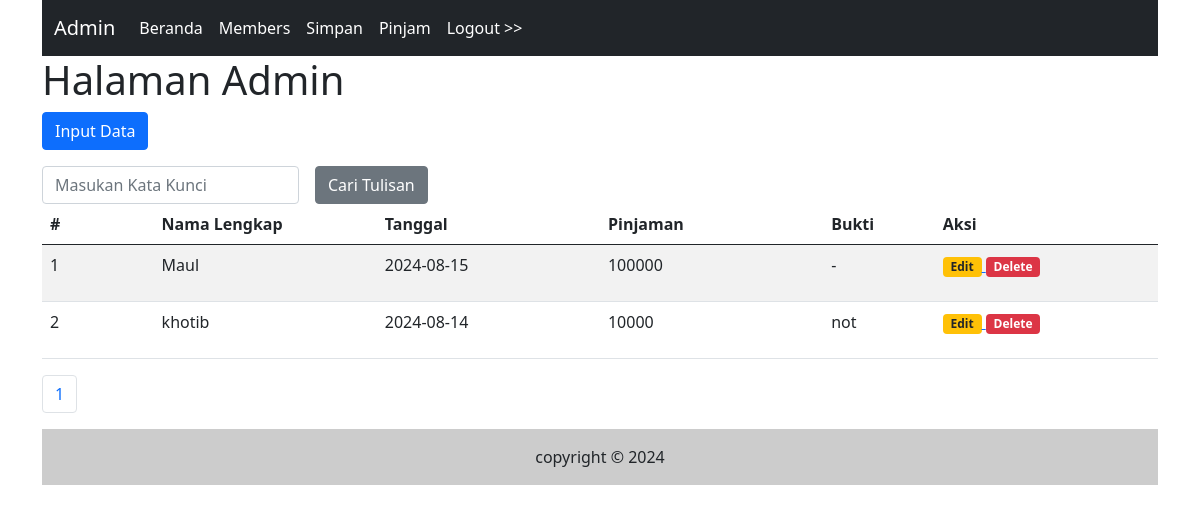
Page /Admin/pinjam.php (signed in) on the committed database.
### tables this page shows
CREATE TABLE `pinjam` (
  `id` int(11) NOT NULL,
  `nama_lengkap` varchar(225) NOT NULL,
  `Tanggal` date NOT NULL,
  `Pinjaman` int(11) NOT NULL,
  `Bukti` text NOT NULL
);

### Admin/pinjam.php (the view, shortened to what this page needs)
<?php include ("inc_header.php")?>
      <?php
      $katakunci = (isset($_GET['katakunci'])) ? $_GET['katakunci'] : "";
      ?>
        <h1>Halaman Admin</h1>
        <p>
            <a href="halaman_input_pinjam.php">
                <input type="button" class="btn btn-primary" value="Input Data"/>
            </a>
        </p>
        <form class="row g-3" method="get">
            <div class="col-auto">
                <input type="text" class="form-control" placeholder="Masukan Kata Kunci" name="katakunci" value="<?php echo $katakunci?>"/>
            </div>
            <div class="col-auto">
              <input type="submit" name="cari" value="Cari Tulisan" class="btn btn-secondary"/>
            </div>
        </form>
        <table class="table table-striped">
          <thead>
            <tr>
              <th class="col-1">#</th>
              <th class="col-2">Nama Lengkap</th>
              <th class="col-2">Tanggal</th>
              <th class="col-2">Pinjaman</th>
              <th class="col-1">Bukti</th>
              <th class="col-2">Aksi</th>
            </tr>
          </thead>
          <tbody>
            <?php
            $sqltambahan = "";
            $per_halaman = 8;
            $sql1   = "select * from pinjam $sqltambahan";
            $page   = isset($_GET['page'])?(int)$_GET['page']:1;
            $mulai  = ($page > 1) ? ($page * $per_halaman) - $per_halaman : 0;
            $q1     = mysqli_query($koneksi,$sql1);
            $total  = mysqli_num_rows($q1);
            $pages  = ceil($total / $per_halaman);
            $nomor  = $mulai + 1;
            $sql1   = $sql1." order by nama_lengkap desc limit $mulai,$per_halaman";
            $q1 = mysqli_query($koneksi, $sql1);
            while($r1 = mysqli_fetch_array($q1)) {
              ?>
            <tr>
            <td><?php echo $nomor++?></td>
            <td><?php echo $r1['nama_lengkap']?></td>
            <td><?php echo $r1['Tanggal']?></td>
            <td><?php echo $r1['Pinjaman']?></td>
            <td><?php echo $r1['Bukti']?></td>
            <td>
            <a href="halaman_input_pinjam.php?id=<?php echo $r1['id']?>">
              <span class="badge bg-warning text-dark">Edit</span>
            </a>
            <a href = "pinjam.php?op=delete&id=<?php echo $r1['id']?>" onclick="return confirm('Apakah Anda Yakin Ingin Menghapus Data?')">
              <span class="badge bg-danger">Delete</span>
            </a>
            </td>
            </tr>
              <?php
            }
            ?>
          </tbody>
        </table>
        <nav aria-label="Page navigation example">
          <ul class="pagination">
          <?php
          $cari = isset($_GET['cari'])? $_GET['cari'] : "";
          for($i=1; $i <= $pages; $i++) {
            ?>
            <li class="page-item">
            <a class="page-link" href="pinjam.php?katakunci=<?php echo $katakunci?>&cari=<?php echo $cari?>&page=<?php echo $i?>"><?php echo $i ?></a>
          </li>
          <?php
          }
          ?>
          </ul>
        </nav>
        <?php include ("inc_footer.php")?>

### rows in the picture
pinjam: nama_lengkap "Maul", Tanggal "2024-08-15", Pinjaman "100000", Bukti "-"
pinjam: nama_lengkap "khotib", Tanggal "2024-08-14", Pinjaman "10000", Bukti "not"
